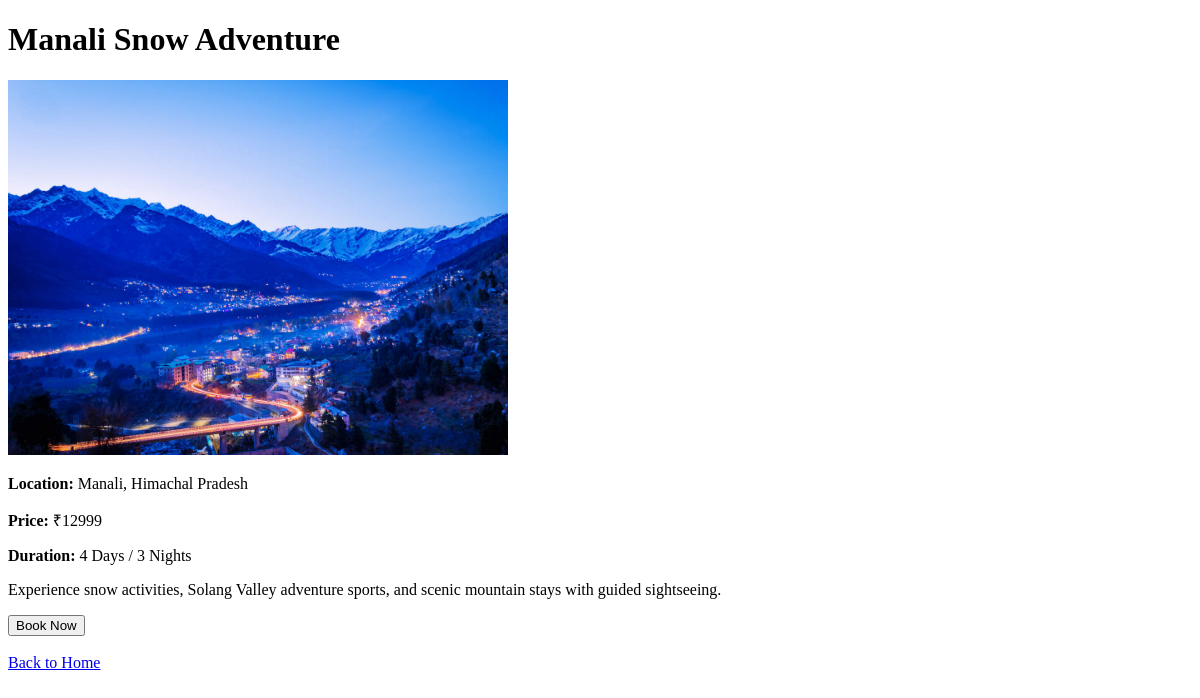
Page /package/1/ on the earlier database version.
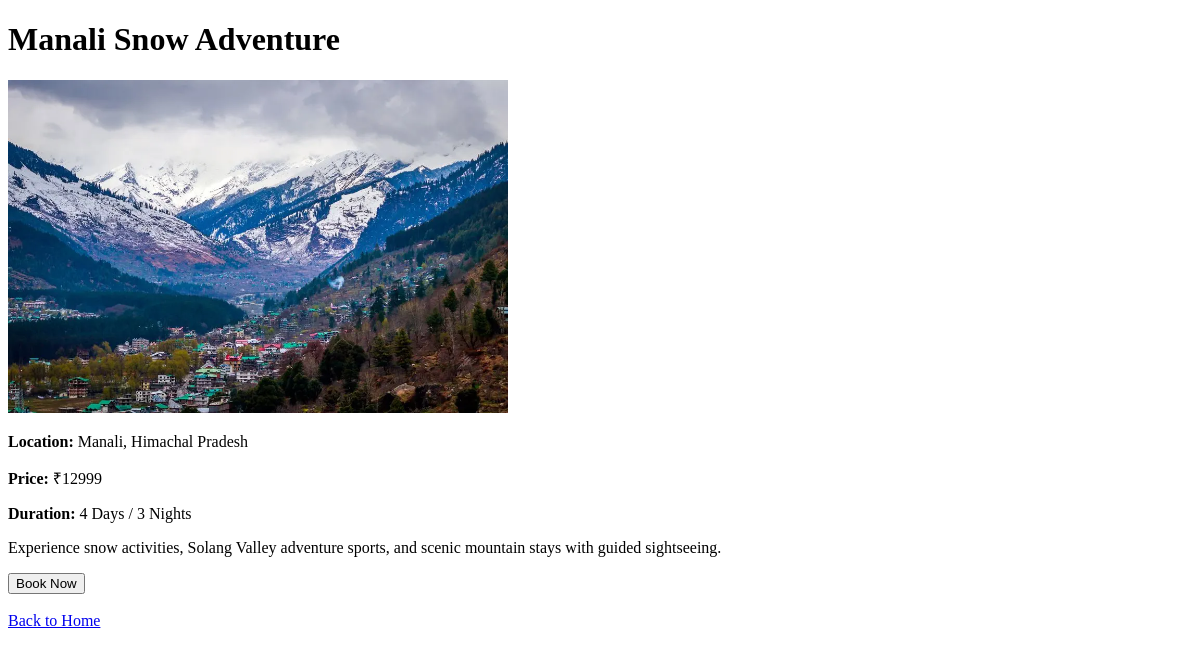
Same page on the later database version.
### travel/models.py (models this page shows, shortened)
class Package(models.Model):
    PACKAGE_TYPE=[
        ('domestic', 'Domestic'),
        ('international', 'International')
    ]
    REGION_CHOICE = [
        ('north', 'North India'),
        ('west', 'West India'),
        ('south', 'South India'),
        ('northeast', 'North-East India'),
    ]
    REGION_CHOICES = [
        ('europe', 'Europe'),
        ('southeast_asia', 'Southeast Asia'),
        ('middle_east', 'Middle East'),
        ('maldives', 'Maldives'),
        ('usa', 'USA'),
        ('dubai', 'Dubai'),
    ]
    title = models.CharField(max_length = 100)
    location = models.CharField(max_length = 50)
    price = models.IntegerField()
    original_price = models.IntegerField(null = True, blank = True)
    discount_percent = models.IntegerField(null = True, blank = True)
    duration = models.CharField(max_length = 100)
    stay_plan = models.CharField(max_length = 120, blank = True)
    description = models.CharField(max_length = 150)
    image = models.ImageField(upload_to = 'packages/')
    package_type = models.CharField(max_length = 20, choices = PACKAGE_TYPE)
    region = models.CharField(max_length = 20, choices = REGION_CHOICE, blank=True, null=True)
    region_international = models.CharField(max_length=50, choices=REGION_CHOICES, blank=True, null=True)
    created_at = models.DateTimeField(auto_now_add = True)
    is_trending = models.BooleanField(default = False)

### travel/views.py (the view)
# urls.py: path('package/<int:id>/', views.package_detail, name='package_detail'),
def package_detail(request, id):
    package = get_object_or_404(Package, id=id)
    return render(request, 'package_detail.html', {'package': package})

### travel/templates/package_detail.html (shortened to what this page needs)
<!DOCTYPE html>
<html>
<head>
</head>
<body>
<h1>{{ package.title }}</h1>
<img src="{{ package.image.url }}" width="500px">
<p><strong>Location:</strong> {{ package.location }}</p>
<p><strong>Price:</strong> ₹{{ package.price }}</p>
<p><strong>Duration:</strong> {{ package.duration }}</p>
<p>{{ package.description }}</p>
<button>Book Now</button>
<br><br>
<a href="/">Back to Home</a>
</body>
</html>

Differences in the rows shown:
changed Package "Manali Snow Adventure": image: a different picture
